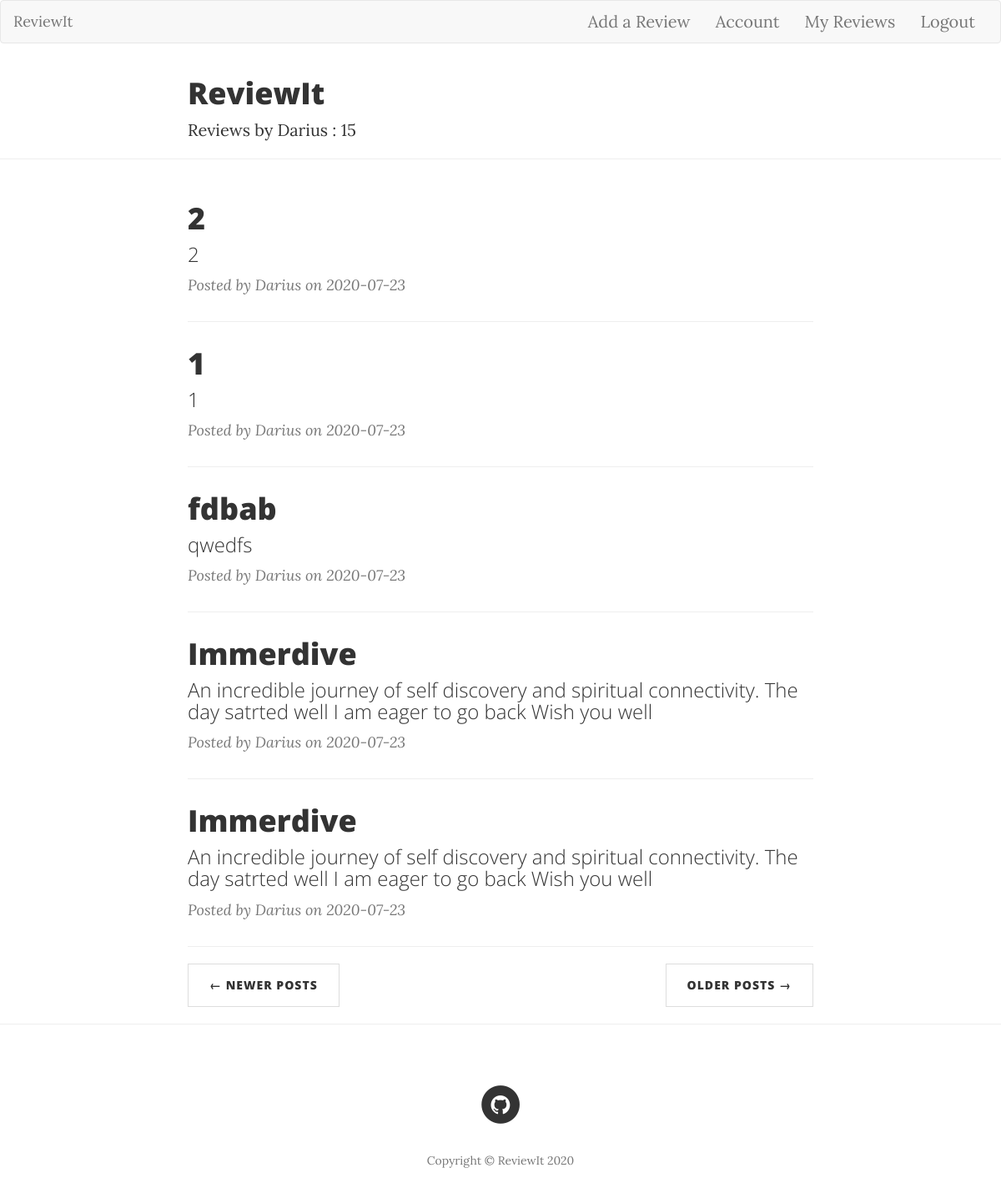
The page /user/Darius?page=3 (signed in) on the database its author committed.
### flaskreview/models.py (models this page shows, shortened)
class User(db.Model, UserMixin):
    id = db.Column(db.Integer, primary_key=True)
    username = db.Column(db.String(20), unique=True, nullable=False)
    email = db.Column(db.String(120), unique=True, nullable=False)
    password = db.Column(db.String(60), nullable=False)
    reviews = db.relationship('Review', backref='author', lazy=True)

class Review(db.Model):
    id = db.Column(db.Integer, primary_key=True)
    title = db.Column(db.String(100), nullable=False)
    description = db.Column(db.Text, nullable=False)
    rating = db.Column(db.Integer, nullable=False)
    country = db.Column(db.String(100))
    city = db.Column(db.String(100))
    date_created = db.Column(db.DateTime, nullable=False, default=datetime.utcnow)
    pictures = db.Column(db.String(20))
    user_id = db.Column(db.Integer, db.ForeignKey('user.id'), nullable=False)

### flaskreview/users/routes.py (the view)
@users.route("/user/<string:username>")
@login_required
def user_posts(username):
    page = request.args.get('page', 1, type=int)
    user = User.query.filter_by(username=username).first_or_404()
    reviews = Review.query.filter_by(author=user)\
        .order_by(Review.date_created.desc())\
        .paginate(page=page, per_page=5)
    return render_template('user_posts.html', reviews=reviews, user=user, title='My Reviews')

### flaskreview/models.py (called while the page is built)
@login_manager.user_loader
def load_user(user_id):
    return User.query.get(int(user_id))

### flaskreview/templates/user_posts.html
{% extends 'base.html' %}
{% block header %}
    <div class="container">
        <div class="row">
            <div class="col-lg-8 col-lg-offset-2 col-md-10 col-md-offset-1">
                <div class="site-heading">
                    {% if header %}
                        <h1>{{ header }}</h1>
                    {% else %}
                        <h1>ReviewIt</h1>
                    {% endif %}
                    <span class="subheading">Reviews by {{ user.username }} : {{ reviews.total }}</span>
                </div>
            </div>
        </div>
    </div>
    <hr>
{% endblock header %}
{% block content %}
<div class="container">
    <div class="row">
        <div class="col-lg-8 col-lg-offset-2 col-md-10 col-md-offset-1">
            <div class="post-preview">
                {% for review in reviews.items %}
                <a href="{{ url_for('reviews.review', review_id=review.id) }}">
                    <h2 class="post-title">
                        {{review.title}}
                    </h2>
                    <h3 class="post-subtitle">
                        {{ review.description }}
                    </h3>
                </a>
                <p class="post-meta">Posted by {{ review.author.username }} on
                    {{ review.date_created.strftime('%Y-%m-%d') }}</p>
                    <hr>
                {% endfor %}
            </div>
            {% for page_num in reviews.iter_pages() %}
                {% if page_num %}
                    {% if reviews.page == page_num %}
                        <ul class="pager">
                            <li class="next">
                                <a href="{{ url_for('users.user_posts',username=user.username, page=page_num+1) }}">Older Posts &rarr;</a>
                            </li>
                            <li class="previous">
                                <a href="{{ url_for('users.user_posts',username=user.username, page=page_num-1) }}">&larr;
                                    Newer Posts </a>
                            </li>
                        </ul>
                    {% endif %}
                {% endif %}
            {% endfor %}
        </div>
    </div>
</div>
<hr>
{% endblock content %}

### rows shown on the page
User: username "Darius"
Review: title "2", description "2", author.username "Darius", date_created "2020-07-23"
Review: title "1", description "1", author.username "Darius", date_created "2020-07-23"
Review: title "fdbab", description "qwedfs", author.username "Darius", date_created "2020-07-23"
Review: title "Immerdive", description "An incredible journey of self discovery and spiritual connectivity. The day satrted well I am eager to go back Wish you well", author.username "Darius", date_created "2020-07-23"
Review: title "Immerdive", description "An incredible journey of self discovery and spiritual connectivity. The day satrted well I am eager to go back Wish you well", author.username "Darius", date_created "2020-07-23"

### other values the page prints
{{ reviews.total }} "15"
